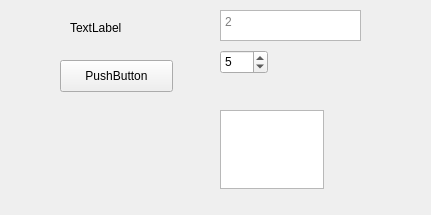
<?xml version="1.0" encoding="UTF-8"?>
<ui version="4.0">
 <class>Form</class>
 <widget class="QWidget" name="Form">
  <property name="geometry">
   <rect>
    <x>0</x>
    <y>0</y>
    <width>431</width>
    <height>215</height>
   </rect>
  </property>
  <property name="windowTitle">
   <string>Form</string>
  </property>
  <widget class="QLabel" name="label">
   <property name="geometry">
    <rect>
     <x>70</x>
     <y>20</y>
     <width>60</width>
     <height>16</height>
    </rect>
   </property>
   <property name="text">
    <string>TextLabel</string>
   </property>
  </widget>
  <widget class="QPushButton" name="pushButton">
   <property name="geometry">
    <rect>
     <x>60</x>
     <y>60</y>
     <width>113</width>
     <height>32</height>
    </rect>
   </property>
   <property name="toolTip">
    <string>CCC</string>
   </property>
   <property name="statusTip">
    <string>wwww</string>
   </property>
   <property name="text">
    <string>PushButton</string>
   </property>
  </widget>
  <widget class="QTextEdit" name="inputbox">
   <property name="geometry">
    <rect>
     <x>220</x>
     <y>10</y>
     <width>141</width>
     <height>31</height>
    </rect>
   </property>
   <property name="statusTip">
    <string>we </string>
   </property>
   <property name="placeholderText">
    <string>2</string>
   </property>
  </widget>
  <widget class="QSpinBox" name="spinRate">
   <property name="geometry">
    <rect>
     <x>220</x>
     <y>50</y>
     <width>48</width>
     <height>24</height>
    </rect>
   </property>
   <property name="value">
    <number>5</number>
   </property>
  </widget>
  <widget class="QTextEdit" name="ResultBox">
   <property name="geometry">
    <rect>
     <x>220</x>
     <y>110</y>
     <width>104</width>
     <height>79</height>
    </rect>
   </property>
  </widget>
 </widget>
 <resources/>
 <connections/>
</ui>
